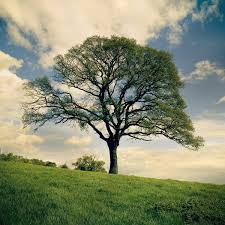
#> input picture tree.jpg, 225 x 225 px
$ jupyter execute --allow-errors blur.ipynb
#> lines starting #> are read from the running program, lines starting #| are printed output that depends on the picture
[cell 1]
#box blur

import cv2
import matplotlib.pyplot as plt
import numpy as np

img = cv2.imread('tree.jpg')
#> img is the input picture: shape (225, 225, 3); mean B, G, R 113.1, 139.5, 134.8
img = cv2.cvtColor(img,cv2.COLOR_BGR2RGB)
blur = cv2.blur(img,(6,6))
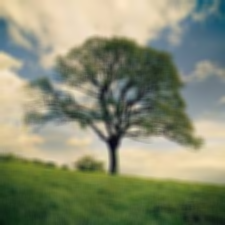
#> blur: shape (225, 225, 3); mean R, G, B 135.2, 139.8, 113.4
plt.subplot(1,2,1)
plt.imshow(img)
plt.axis('off')
plt.subplot(1,2,2)
plt.imshow(blur)
plt.axis('off')
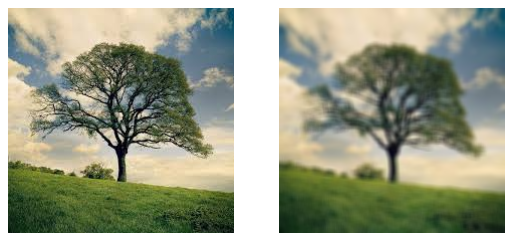
#> figure drawn by matplotlib, 2 panels

[cell 2]
#Gaussian Blur

import cv2
import matplotlib.pyplot as plt
import numpy as np

img = cv2.imread('tree.jpg')
img = cv2.cvtColor(img,cv2.COLOR_BGR2RGB)
gaussian = cv2.GaussianBlur(img,(3,3),1)
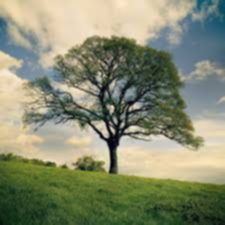
#> gaussian: shape (225, 225, 3); mean R, G, B 134.8, 139.5, 113.1

plt.imshow(gaussian)
plt.title("Gaussian Blur Image")
plt.axis('off')
plt.savefig("tree_blur.jpg")

[cell 3]
#Median Blur

import cv2
import matplotlib.pyplot as plt
import numpy as np

img = cv2.imread('tree.jpg')
img = cv2.cvtColor(img,cv2.COLOR_BGR2RGB)
median = cv2.medianBlur(img,5)
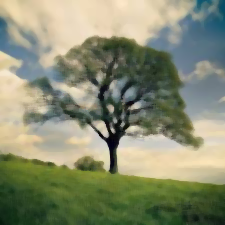
#> median: shape (225, 225, 3); mean R, G, B 135, 139.8, 113.4

plt.imshow(median)
plt.title("Median blur image")
plt.axis('off')

[cell 4]
#Motion Blur

import cv2
import matplotlib.pyplot as plt
import numpy as np

img = cv2.imread('tree.jpg')
img = cv2.cvtColor(img,cv2.COLOR_BGR2RGB)
size = 10

# i) Horizontal

k1 = np.zeros((size,size))
k1[size//2,:] = np.ones(size)
k1 = k1/size

horizontal = cv2.filter2D(img,-1,k1)
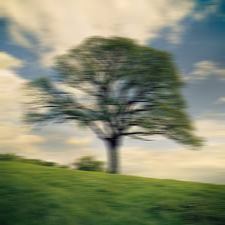
#> horizontal: shape (225, 225, 3); mean R, G, B 134.8, 139.5, 113.1

plt.subplot(1,2,1),plt.title("Horizontal Blur"),plt.imshow(horizontal)
plt.axis('off')


#ii) vertical

k2 = np.zeros((size,size))
k2[:,size//2] = np.ones(size)
k2 = k2 / size

vertical = cv2.filter2D(img,-1,k2)
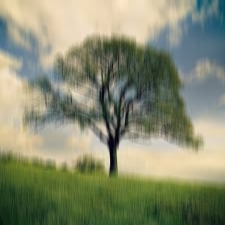
#> vertical: shape (225, 225, 3); mean R, G, B 135.1, 139.8, 113.4

plt.subplot(1,2,2),plt.title("Vertical Blur"),plt.imshow(vertical)

plt.axis('off')

$ run again, with lion.jpg copied over tree.jpg
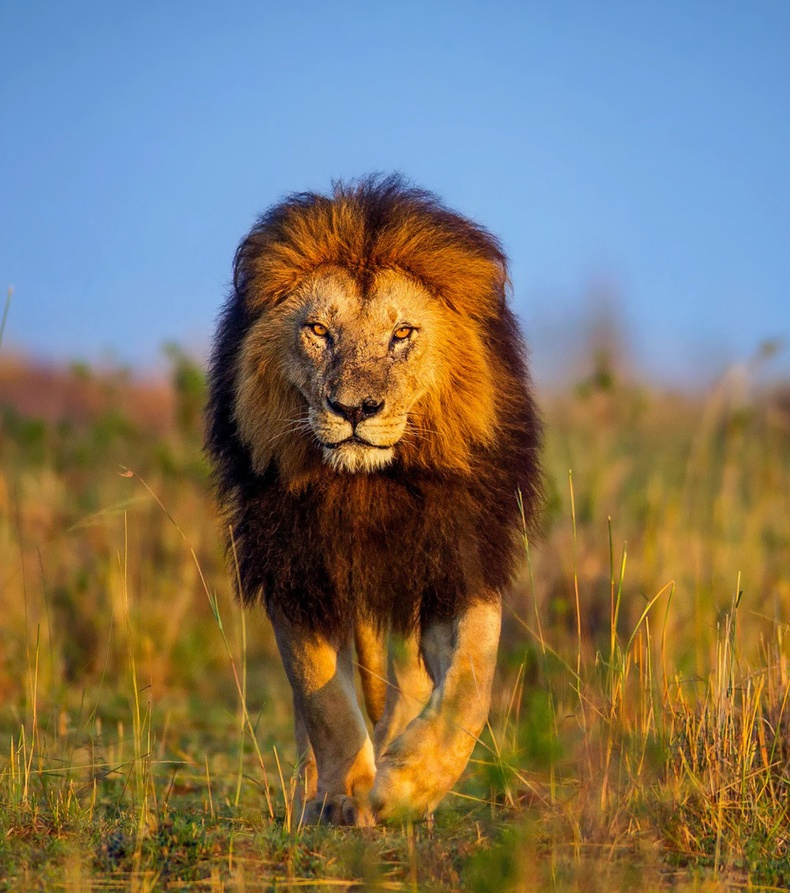
#> input picture lion.jpg, 790 x 893 px, shrunk from 1062 x 1200 before the run
#> img is the input picture: shape (893, 790, 3); mean B, G, R 100, 117.6, 126.6
#> `[cell 1] #box blur  import cv2 import matplotlib.pyplot as plt import ..`:
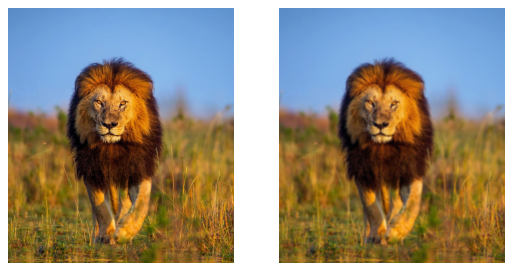
#> figure drawn by matplotlib, 2 panels
#> `[cell 4] #Motion Blur  import cv2 import matplotlib.pyplot as plt impo..`:
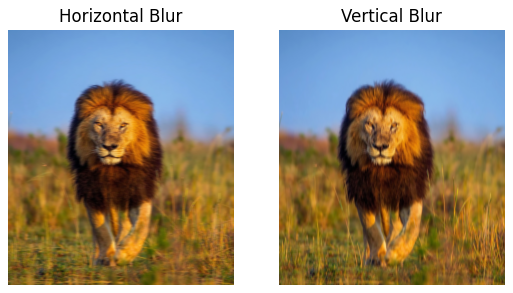
#> figure drawn by matplotlib, 2 panels
